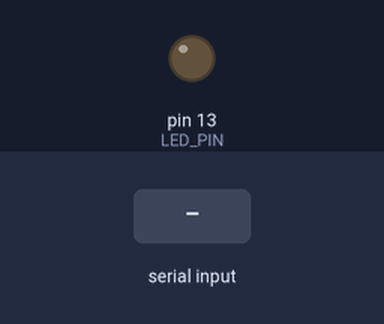
A sketch run on a simulated Arduino Uno, built with avr-gcc and run on an emulated ATmega328P. Parts: output pins drawn as LEDs (lit = HIGH). Dashed ring = blinking. Inputs (shaded band) come from the test bench. Random numbers use the default seed unless the sketch sets one.

Above: at 1.2 s.
1.3 s: "90,45\n" received over Serial
At 1.7 s:
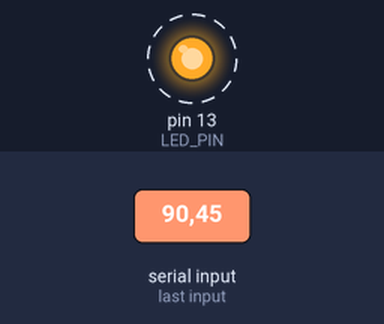
Timing chart, 0 to 10.3 s (numbered marks = the images above; inputs shaded):
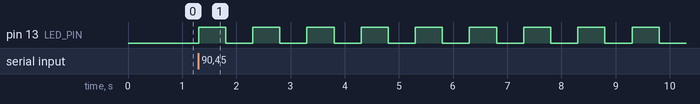

The sketch:

task1.1P.ino
```cpp
#define LED_PIN 13  // Built-in LED on most Arduino boards

void setup() {
  Serial.begin(9600);  // Initialize serial communication
  pinMode(LED_PIN, OUTPUT);  // Set LED_PIN as output
}

void loop() {
  if (Serial.available() > 0) {
    int blinkCount = Serial.parseInt();  // Read number of blinks from serial

    // Blink the LED specified number of times
    for (int i = 0; i < blinkCount; i++) {
      digitalWrite(LED_PIN, HIGH);  // Turn LED on
      delay(500);                   // Wait for 500ms
      digitalWrite(LED_PIN, LOW);   // Turn LED off
      delay(500);                   // Wait for 500ms
    }

    // Send a delay time back to Python
    int delayTime = random(1, 5);  // Random delay time between 1 and 5 seconds
    Serial.println(delayTime);      // Send delay time to Python
  }
}
```

Measured:
- after the input at 1.3 s, pin 13 (LED_PIN): alternates HIGH for 0.50 s and LOW for 0.50 s, starting at once
